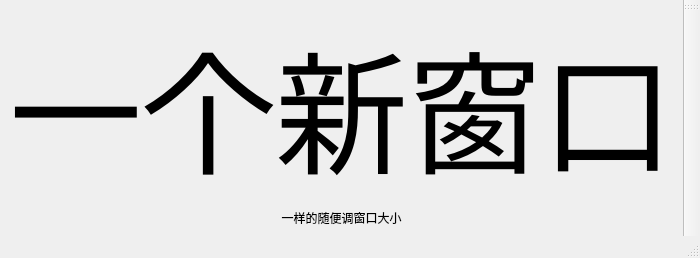
<?xml version="1.0" encoding="UTF-8"?>
<ui version="4.0">
 <class>MainWindow</class>
 <widget class="QMainWindow" name="MainWindow">
  <property name="geometry">
   <rect>
    <x>0</x>
    <y>0</y>
    <width>697</width>
    <height>253</height>
   </rect>
  </property>
  <property name="windowTitle">
   <string>MainWindow</string>
  </property>
  <widget class="QWidget" name="centralwidget">
   <layout class="QGridLayout" name="gridLayout">
    <item row="0" column="0">
     <layout class="QVBoxLayout" name="verticalLayout">
      <item>
       <widget class="QLabel" name="label">
        <property name="font">
         <font>
          <pointsize>100</pointsize>
         </font>
        </property>
        <property name="text">
         <string>一个新窗口</string>
        </property>
        <property name="alignment">
         <set>Qt::AlignCenter</set>
        </property>
       </widget>
      </item>
      <item>
       <widget class="QLabel" name="label_2">
        <property name="text">
         <string>一样的随便调窗口大小</string>
        </property>
        <property name="alignment">
         <set>Qt::AlignCenter</set>
        </property>
       </widget>
      </item>
     </layout>
    </item>
   </layout>
  </widget>
  <widget class="QMenuBar" name="menubar">
   <property name="geometry">
    <rect>
     <x>0</x>
     <y>0</y>
     <width>697</width>
     <height>22</height>
    </rect>
   </property>
  </widget>
  <widget class="QStatusBar" name="statusbar"/>
  <widget class="QToolBar" name="toolBar">
   <property name="windowTitle">
    <string>toolBar</string>
   </property>
   <attribute name="toolBarArea">
    <enum>RightToolBarArea</enum>
   </attribute>
   <attribute name="toolBarBreak">
    <bool>false</bool>
   </attribute>
  </widget>
 </widget>
 <resources/>
 <connections/>
</ui>
